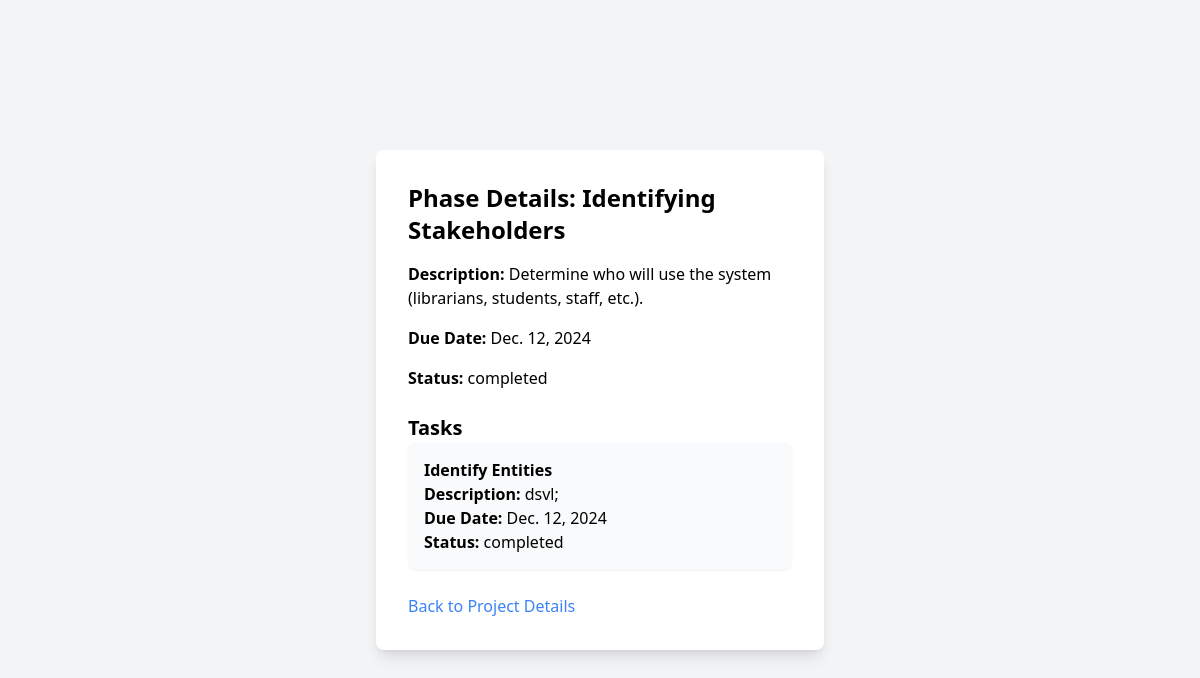
The page /phases/4/details/ (signed in) on the database its author committed.
### MySiteApp/models.py (models this page shows, shortened)
class Phases(models.Model):
    id = models.AutoField(primary_key=True)
    title = models.CharField(max_length=100,default="Default Phase Title")
    description = models.TextField(blank=True, null=True)
    due_date = models.DateField()
    status = models.CharField(max_length=50, choices=[('pending', 'Pending'), ('completed', 'Completed')], default='pending')
    project = models.ForeignKey(Project, on_delete=models.CASCADE, related_name='phases')
    mentor_notes = models.TextField(blank=True, null=True)  # Notes from the mentor

class Task(models.Model):
    id = models.AutoField(primary_key=True)
    title = models.CharField(max_length=100)
    description = models.TextField(blank=True, null=True)
    due_date = models.DateField()
    status = models.CharField(max_length=50, choices=[('pending', 'Pending'), ('completed', 'Completed')], default='pending')
    phase = models.ForeignKey('Phases', on_delete=models.CASCADE, related_name='tasks')  # link to a phase

### MySiteApp/views.py (the view)
# urls.py: path('phases/<int:phase_id>/details/', views.phase_details, name='phase_details'),
@login_required
def phase_details(request, phase_id):
    phase = get_object_or_404(models.Phases, id=phase_id)
    tasks = phase.tasks.all()
    return render(request, 'phases/phase_details.html', {'phase': phase, 'tasks': tasks})

### MySiteApp/templates/phases/phase_details.html (shortened to what this page needs)
<!DOCTYPE html>
<html lang="en">
<head>
    <script src="https://cdn.tailwindcss.com"></script>
</head>
<body class="bg-gray-100 min-h-screen flex items-center justify-center">
<div class="bg-white p-8 rounded-lg shadow-lg w-full max-w-md mx-auto">
    <h2 class="text-2xl font-bold mb-4">Phase Details: {{ phase.title }}</h2>
<div class="space-y-4">
    <p><strong>Description:</strong> {{ phase.description }}</p>
    <p><strong>Due Date:</strong> {{ phase.due_date }}</p>
    <p><strong>Status:</strong> {{ phase.status }}</p>
</div>
<h3 class="text-xl font-semibold mt-6">Tasks</h3>
{% if tasks %}
    <ul class="space-y-2">
        {% for task in tasks %}
            <li class="p-4 bg-gray-50 rounded-lg shadow-sm">
                <strong>{{ task.title }}</strong><br>
                <span><strong>Description:</strong> {{ task.description }}</span><br>
                <span><strong>Due Date:</strong> {{ task.due_date }}</span><br>
                <span><strong>Status:</strong> {{ task.status }}</span>
            </li>
        {% endfor %}
    </ul>
{% else %}
    <p>No tasks available for this phase.</p>
{% endif %}
    <div class="mt-6">
        <a href="{% url 'project_details' phase.project.id %}" class="text-blue-500 hover:text-blue-700">Back to Project Details</a>
    </div>
</div>
</body>
</html>

### rows shown on the page
Phases: title "Identifying Stakeholders", description "Determine who will use the system (librarians, students, staff, etc.).", due_date "Dec. 12, 2024", status "completed"
Task: title "Identify Entities", description "dsvl;", due_date "Dec. 12, 2024", status "completed"
